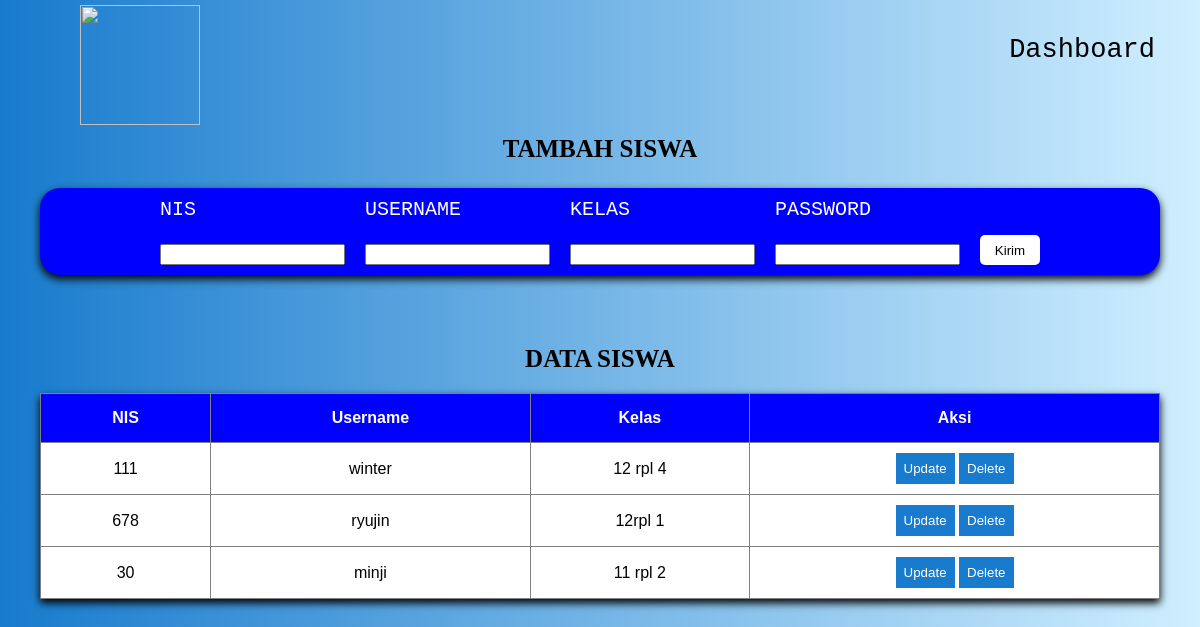
/sekolah_2026_12RPL2_UJIKOM_NURI_ESA_SHABILA/admin/tambah_siswa.php (signed in), run on the app's committed database.
### tables this page shows
CREATE TABLE `user` (
  `id` int NOT NULL,
  `username` varchar(50) NOT NULL,
  `password` varchar(200) NOT NULL,
  `role` enum('siswa','admin') NOT NULL DEFAULT 'siswa',
  `nis` varchar(10) DEFAULT NULL,
  `kelas` varchar(20) DEFAULT NULL
);

### sekolah_2026_12RPL2_UJIKOM_NURI_ESA_SHABILA/admin/data_siswa.php (the view, shortened to what this page needs)
<?php
include '../koneksi.php';
$query = "SELECT * FROM user WHERE role = 'siswa'";
$result = mysqli_query($koneksi, $query);
?>
<!DOCTYPE html>
<html lang="en">
<head>
</head>
<body>
     <h1>DATA SISWA</h1>
     <table border="1" cellpadding="10" cellspacing="0" class="tabel-data">
          <tr>
               <th>NIS</th>
               <th>Username</th>
               <th>Kelas</th>
               <th>Aksi</th>
          </tr>
          <?php while ($row = mysqli_fetch_assoc($result)) { ?>
          <tr>
               <td><?php echo $row['nis']; ?></td>
               <td><?php echo $row['username']; ?></td>
               <td><?php echo $row['kelas']; ?></td>
               <td>
                    <button class="klik"><a href="edit_siswa.php?nis=<?php echo $row['nis']; ?>">Update</a></button>
                    <button class="klik"><a href="delete_siswa.php?nis=<?php echo $row['nis']; ?>"
                         onclick="return confirm('yakin ingin menghapus ini?')">Delete
                    </a></button>
               </td>
          </tr>
          <?php } ?>
     </table>
</body>
</html>

### sekolah_2026_12RPL2_UJIKOM_NURI_ESA_SHABILA/admin/tambah_siswa.php (style rules this page uses)
body { margin: 0; min-height: 100vh; background: linear-gradient(to right, #187bcd, #d0efff); padding: 20px 40px; }

### sekolah_2026_12RPL2_UJIKOM_NURI_ESA_SHABILA/admin/data_siswa.php (style rules this page uses)
h1 { font-family: tahoma; font-size: 25px; text-align: center; }
.tabel-data { width: 100%; border-collapse: collapse; margin-top: 20px; background: white; font-family: Arial, sans-serif; box-shadow: 0 4px 8px rgba(0,0,0,1); }
.tabel-data th { background: blue; color: white; padding: 15px; text-align: center; }
.tabel-data td { padding: 10px; text-align: center; }
a { text-decoration: none; color: white; }
.klik { background: #187bcd; border: none; padding: 8px; }

### data on the page
user: nis "111", username "winter", kelas "12 rpl 4"
user: nis "678", username "ryujin", kelas "12rpl 1"
user: nis "30", username "minji", kelas "11 rpl 2"
